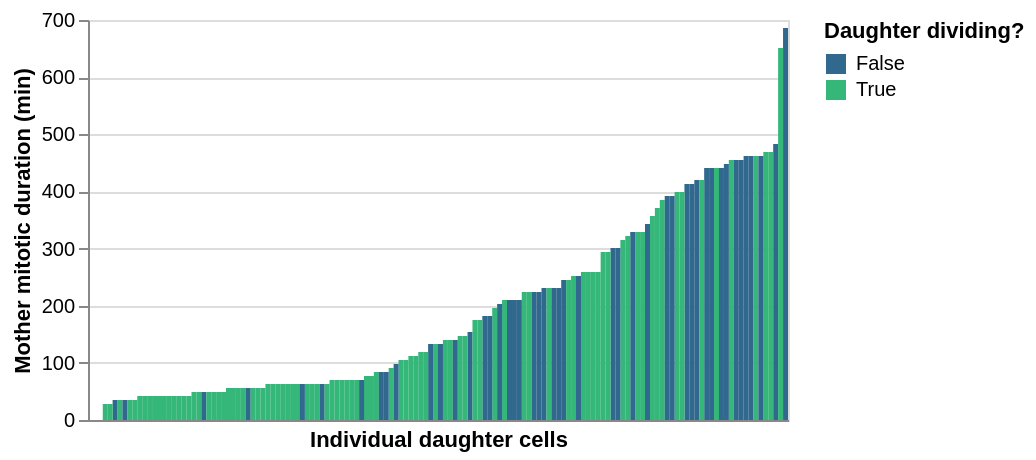

The notebook cell saved with this chart:
### Code cell
daughters_selected = plot_Individual_Daughters2(result_df, plotwidth = 350, barwidth = 2.5)
daughters_selected

### Figure 1 — Vega-Lite specification as saved in the notebook (floating-point values rounded to 4 significant figures; data arrays with more than 128 entries replaced by an {"elided": "..."} marker saying what was removed)
{"config": {"view": {"continuousWidth": 300, "continuousHeight": 300}}, "data": {"name": "data-e52977409c8288369de8d20a81973c74"}, "mark": {"type": "bar", "width": 2.5}, "encoding": {"color": {"field": "Daughter_dividing?", "scale": {"scheme": "viridis"}, "title": "Daughter dividing?", "type": "nominal"}, "x": {"axis": {"labels": false, "ticks": false}, "field": "Unique_Source_ID", "sort": {"field": "Mitotic_duration_mins", "order": "ascending"}, "title": "Individual daughter cells", "type": "nominal"}, "y": {"field": "Mitotic_duration_mins", "title": "Mother mitotic duration (min)", "type": "quantitative"}}, "height": 200, "width": 350, "$schema": "https://vega.github.io/schema/vega-lite/v5.20.1.json", "datasets": {"data-e52977409c8288369de8d20a81973c74": {"elided": "142 records"}}}
